Frame 1 (no input): blank canvas, image omitted
Frame 60 (the mouse pressed at the canvas centre just before this capture): blank canvas, image omitted
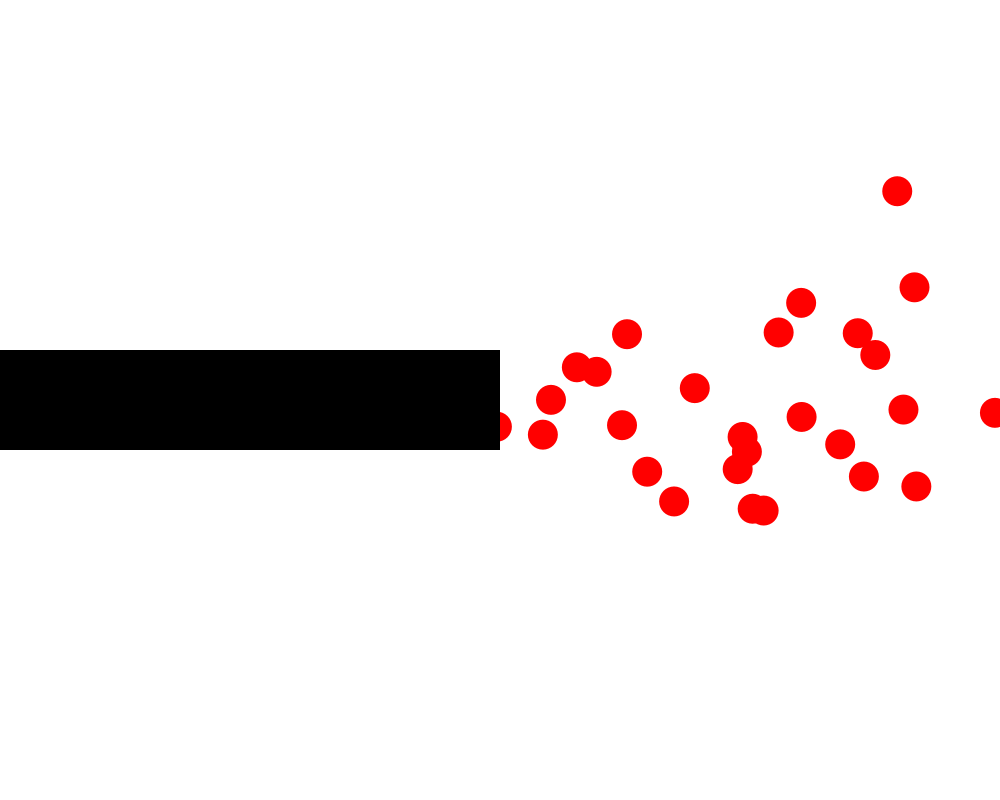
Frame 120 (the mouse held since frame 60 and released just before this capture)

The Processing sketch whose frames 1 and 60 were blank and that drew this single picture after the mouse press (run headless with seeded random() and noise(); from frame 60 on, the mouse is pressed at the canvas centre):

// Processing sketch: Flamethrower_Particle_System
// ── Flamethrower_Particle_System.pde
ArrayList<Fire> flame = new ArrayList<Fire>();

void setup() {
  noStroke();
  size(1000, 800);
}

void draw() {
  fill (255, 0, 0);
  if (mousePressed) {
    flame.add(new Fire());
  }
  background(255);
  for (int i = flame.size ()-1; i >= 0; i--) {
    Fire particle = flame.get(i);
    particle.display();
    particle.move();
  }
  
  fill (0);
  rect (0, mouseY - 50, mouseX, 100);
  
}

class Fire {
  PVector loc, vel;
  float sz;

  Fire () {
    loc = new PVector (random (mouseX - 50, mouseX + 50), random (mouseY - 40, mouseY + 40));
    vel = new PVector (random (15, 20), random (-8, 8));
    sz = 30;
  }

  void display() {
    ellipse (loc.x, loc.y, sz, sz);
  }

  void move() {
    loc.add (vel);
  }
  
  void Color () {
    
  }
}
